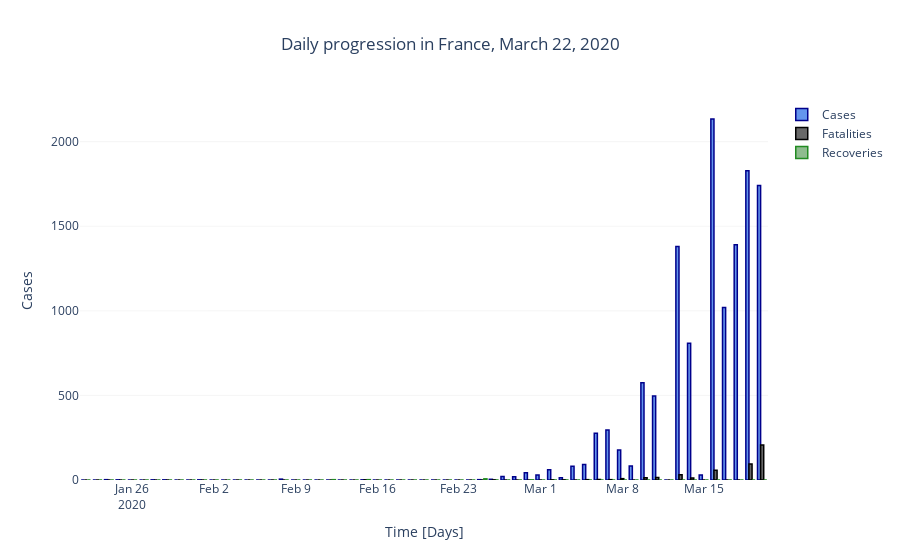

Here is the notebook cell this chart was saved with:
### Markdown cell above
*Data is shown from 23 Feb 2020, since previous data does not display the disease evolution in the country.

Total death cases has reach a tendency value around ~2 % over the past two weeks (March 8, 2020). It correspond to a low death ratio compare to the spread in China. However, the statistics on deaths from corona are calculated on the current population infected, a better number can be calculated on regard to the number of close cases and not only open cases (current infected population)

### Code cell
dplot.disp_daily_cases(data_jhu, c_study)
